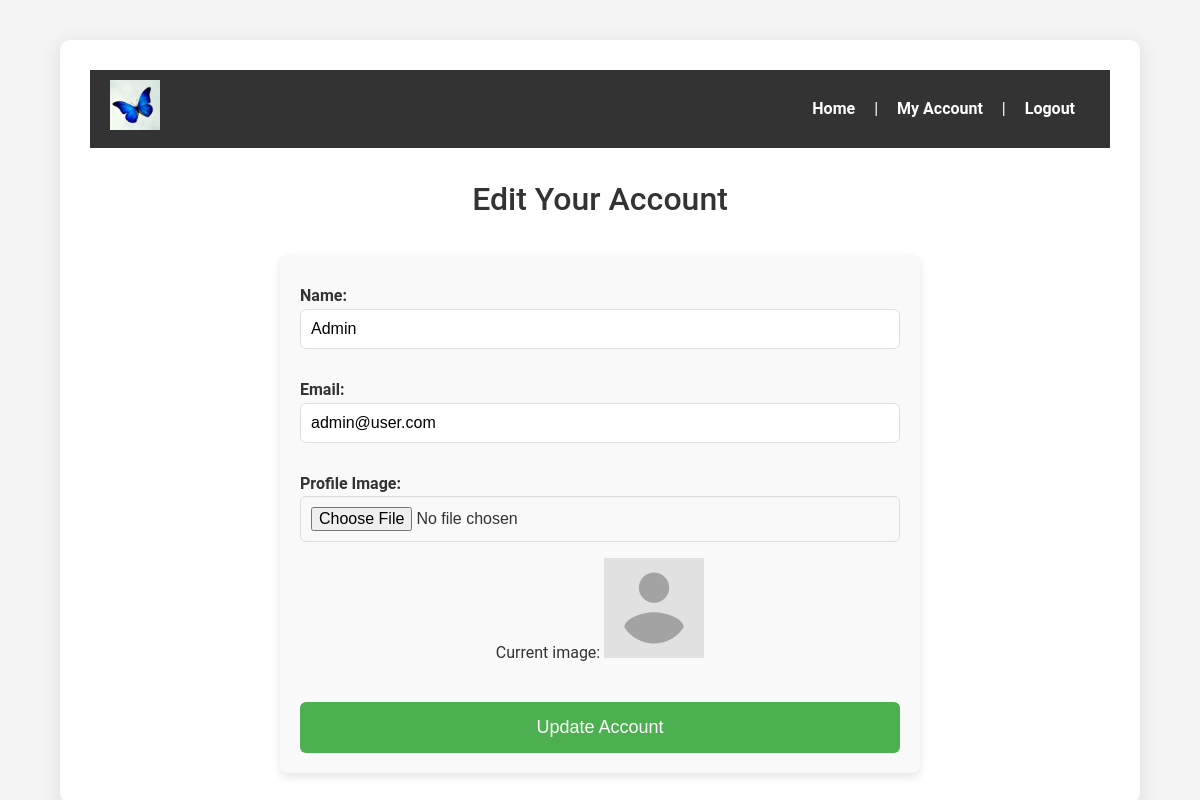
Before: /edit_account.php (signed in) with the older database file.
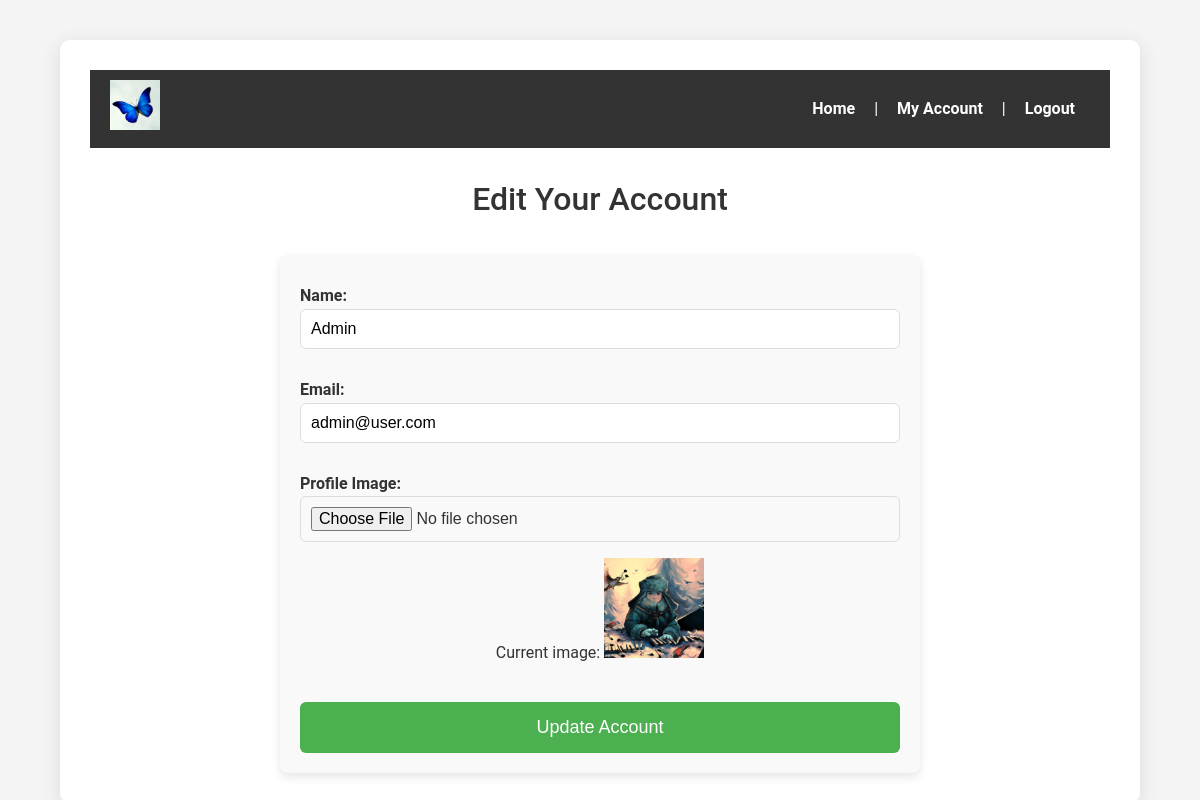
After: the same page with the newer database file.
### tables this page shows
CREATE TABLE `users` (
  `id` int(11) NOT NULL,
  `name` varchar(100) NOT NULL,
  `email` varchar(100) NOT NULL,
  `password` varchar(255) NOT NULL,
  `profile_image` varchar(255) DEFAULT NULL,
  `role` enum('student','teacher','admin') DEFAULT 'student',
  `created_at` timestamp NOT NULL DEFAULT current_timestamp()
);

### edit_account.php (the view, shortened to what this page needs)
<?php
include('includes/db_connect.php');
$user_id = $_SESSION['user_id'];
$sql = "SELECT name, email, profile_image FROM users WHERE id = ?";
$stmt = $conn->prepare($sql);
$stmt->bind_param("i", $user_id);
$stmt->execute();
$result = $stmt->get_result();
$user_data = $result->fetch_assoc();
?>
<!DOCTYPE html>
<html lang="en">
<head>
    <link rel="stylesheet" href="css/style.css">
</head>
<body>
    <div class="container">
        <header>
            <div class="logo">
                <img src="images/logo.png" alt="App Logo" width="150">
            </div>
            <div class="nav-menu">
                <a href="index.php">Home</a> |
                <a href="account.php">My Account</a> |
                <a href="logout.php">Logout</a>
            </div>
        </header>
        <h2>Edit Your Account</h2>
        <form action="edit_account.php" method="POST" enctype="multipart/form-data">
            <div class="form-section">
                <label for="name">Name:</label>
                <input type="text" id="name" name="name" value="<?php echo htmlspecialchars($user_data['name']); ?>" required>
            </div>
            <div class="form-section">
                <label for="email">Email:</label>
                <input type="email" id="email" name="email" value="<?php echo htmlspecialchars($user_data['email']); ?>" required>
            </div>
            <div class="form-section">
                <label for="profile_image">Profile Image:</label>
                <input type="file" id="profile_image" name="profile_image">
                <?php if ($user_data['profile_image']) : ?>
                    <p>Current image: <img src="images/<?php echo htmlspecialchars($user_data['profile_image']); ?>" alt="Profile Image" width="100"></p>
                <?php else: ?>
                    <p>Current image: <img src="images/default.jpg" alt="Default Image" width="100"></p>
                <?php endif; ?>
            </div>
            <button type="submit">Update Account</button>
        </form>
    </div>
</body>
</html>

Changed rows visible on the page:
changed users "Admin": profile_image: picture added in place of a placeholder
